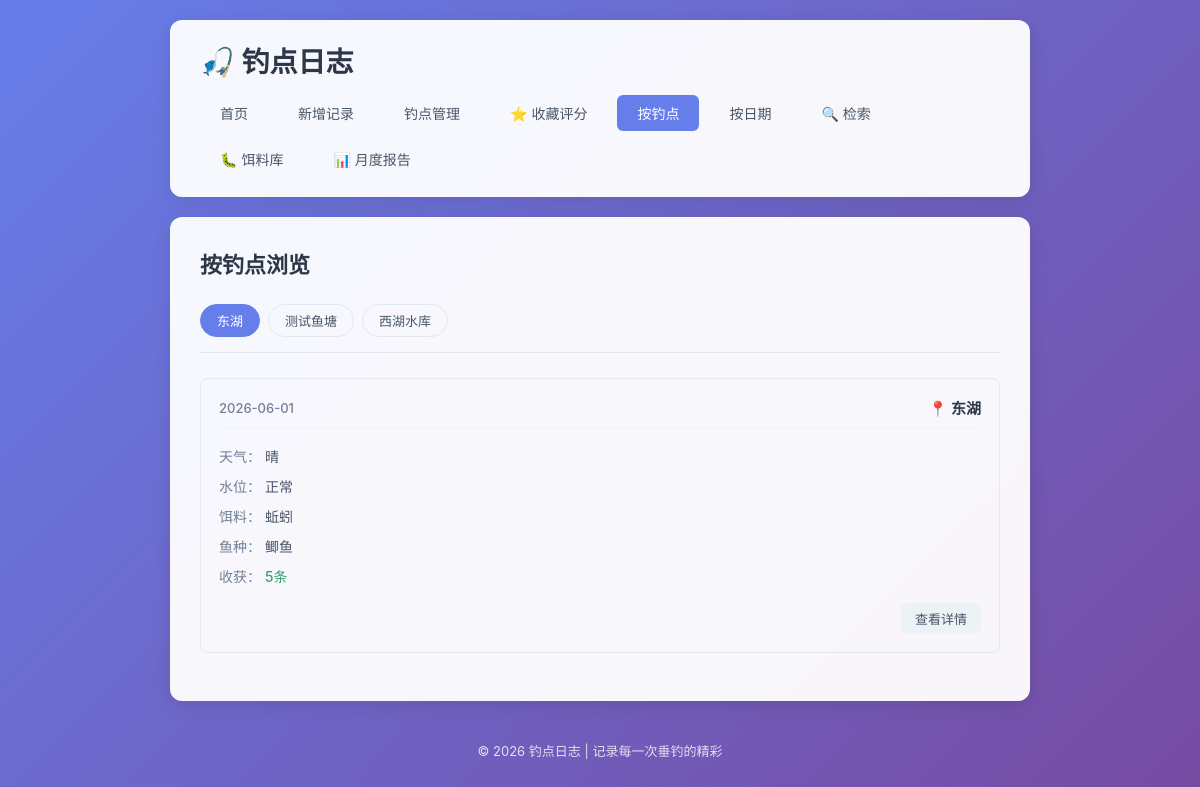
/by-spot, run on an earlier commit of the app's database.
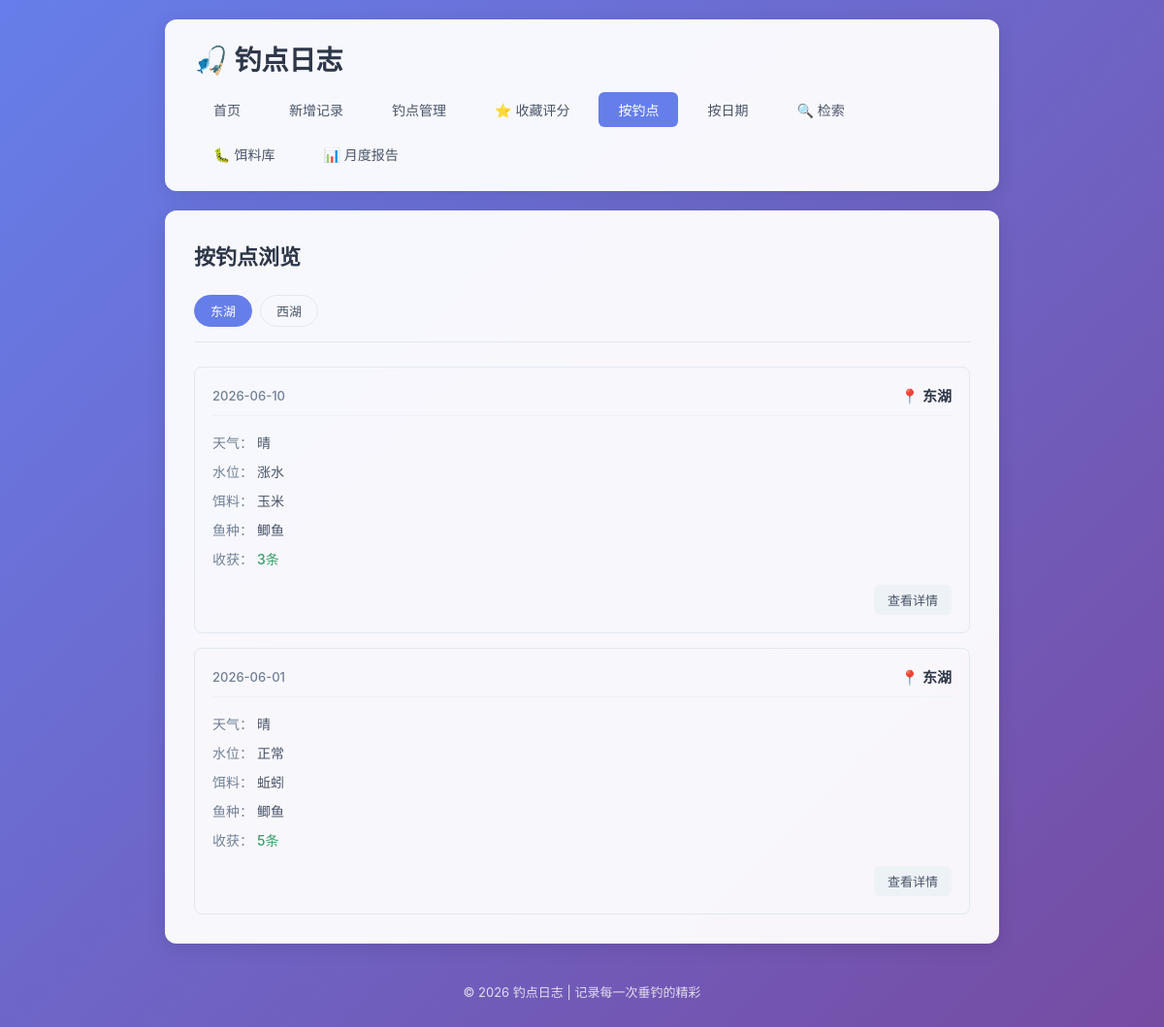
And on a later commit of the database.
### tables this page shows
CREATE TABLE fishing_logs (
            id INTEGER PRIMARY KEY AUTOINCREMENT,
            spot TEXT NOT NULL,
            weather TEXT NOT NULL,
            water_level TEXT NOT NULL,
            bait TEXT NOT NULL,
            fish_species TEXT NOT NULL,
            harvest TEXT NOT NULL,
            next_strategy TEXT,
            created_at DATE NOT NULL
        , temperature TEXT, humidity TEXT, wind TEXT);

### app.py (the view)
@app.route('/by-spot')
def by_spot():
    conn = get_db()
    spots = conn.execute('SELECT DISTINCT spot FROM fishing_logs ORDER BY spot').fetchall()
    spot_list = [row['spot'] for row in spots]
    selected_spot = request.args.get('spot', spot_list[0] if spot_list else None)
    logs = []
    if selected_spot:
        logs = conn.execute(
            'SELECT * FROM fishing_logs WHERE spot = ? ORDER BY created_at DESC, id DESC',
            (selected_spot,)
        ).fetchall()
    conn.close()
    return render_template('by_spot.html', spot_list=spot_list, selected_spot=selected_spot, logs=logs)

### app.py (called while the page is built)
def get_db():
    conn = sqlite3.connect(DB_PATH)
    conn.row_factory = sqlite3.Row
    return conn

### templates/by_spot.html (shortened to what this page needs)
{% extends 'base.html' %}
{% block content %}
    <div class="page-header">
        <h2>按钓点浏览</h2>
    </div>
    {% if spot_list %}
        <div class="filter-bar">
            {% for spot in spot_list %}
                <a href="{{ url_for('by_spot', spot=spot) }}"
                   class="filter-btn {% if spot == selected_spot %}active{% endif %}">
                    {{ spot }}
                </a>
            {% endfor %}
        </div>
        {% if logs %}
            <div class="log-list">
                {% for log in logs %}
                    <div class="log-card">
                        <div class="log-header">
                            <span class="log-date">{{ log['created_at'] }}</span>
                            <span class="log-spot">📍 {{ log['spot'] }}</span>
                        </div>
                        <div class="log-body">
                            <div class="log-row">
                                <span class="label">天气：</span>
                                <span>{{ log['weather'] }}</span>
                            </div>
                            <div class="log-row">
                                <span class="label">水位：</span>
                                <span>{{ log['water_level'] }}</span>
                            </div>
                            <div class="log-row">
                                <span class="label">饵料：</span>
                                <span>{{ log['bait'] }}</span>
                            </div>
                            <div class="log-row">
                                <span class="label">鱼种：</span>
                                <span>{{ log['fish_species'] }}</span>
                            </div>
                            <div class="log-row">
                                <span class="label">收获：</span>
                                <span class="harvest">{{ log['harvest'] }}</span>
                            </div>
                        </div>
                        <div class="log-footer">
                            <a href="{{ url_for('log_detail', log_id=log['id']) }}" class="btn btn-small">查看详情</a>
                        </div>
                    </div>
                {% endfor %}
            </div>
        {% else %}
            <div class="empty-state">
                <p>该钓点暂无记录</p>
            </div>
        {% endif %}
    {% else %}
        <div class="empty-state">
            <p>还没有任何钓点记录</p>
            <a href="{{ url_for('add_log') }}" class="btn btn-primary">+ 新增记录</a>
        </div>
    {% endif %}
{% endblock %}

What changed in the data, as far as the page shows it:
added fishing_logs: created_at "2026-06-10", spot "东湖", weather "晴", water_level "涨水", bait "玉米", fish_species "鲫鱼", harvest "3条"
Also different on the page:
new list line: "西湖"
list line gone: "测试鱼塘"
list line gone: "西湖水库"
